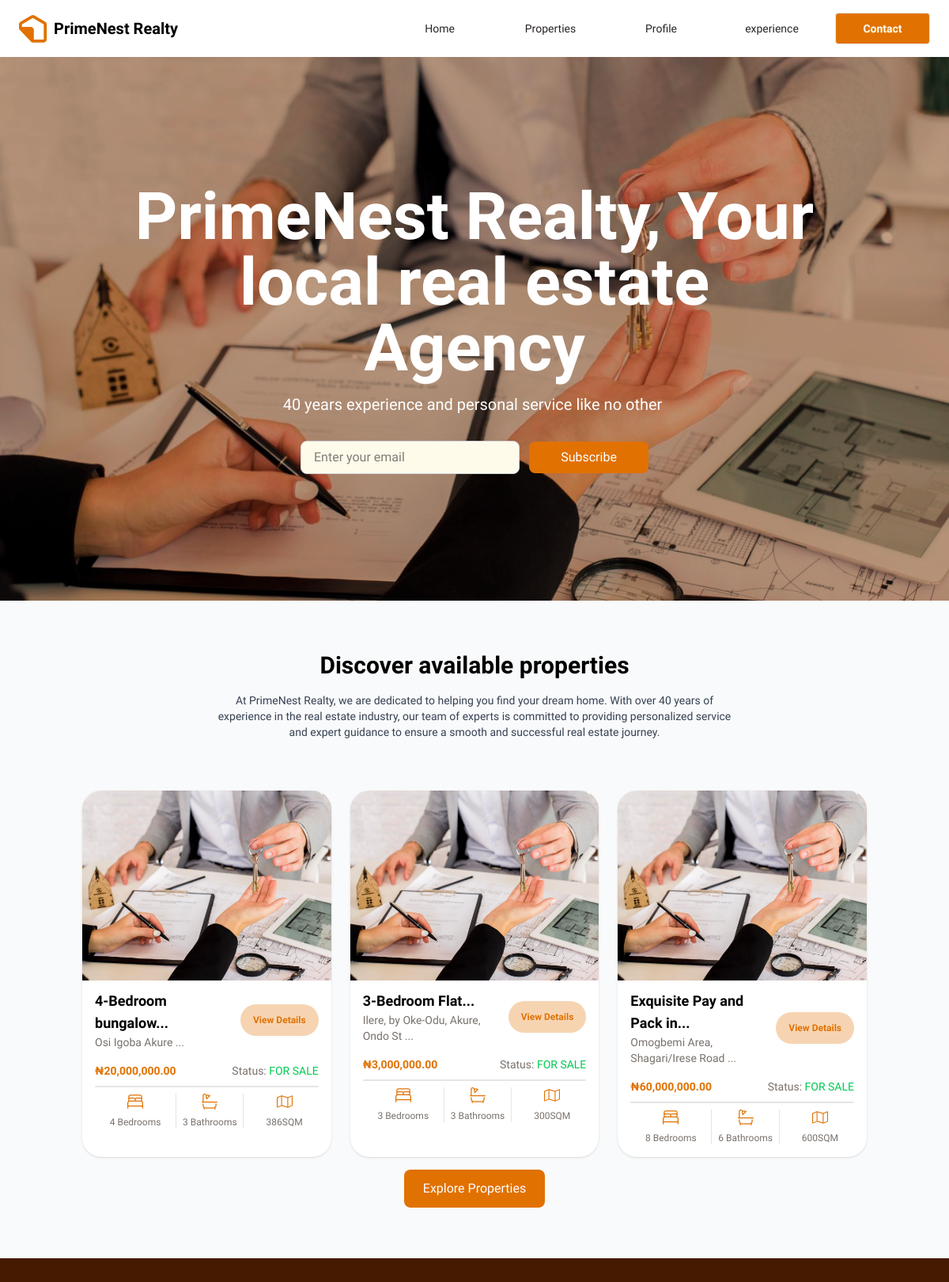
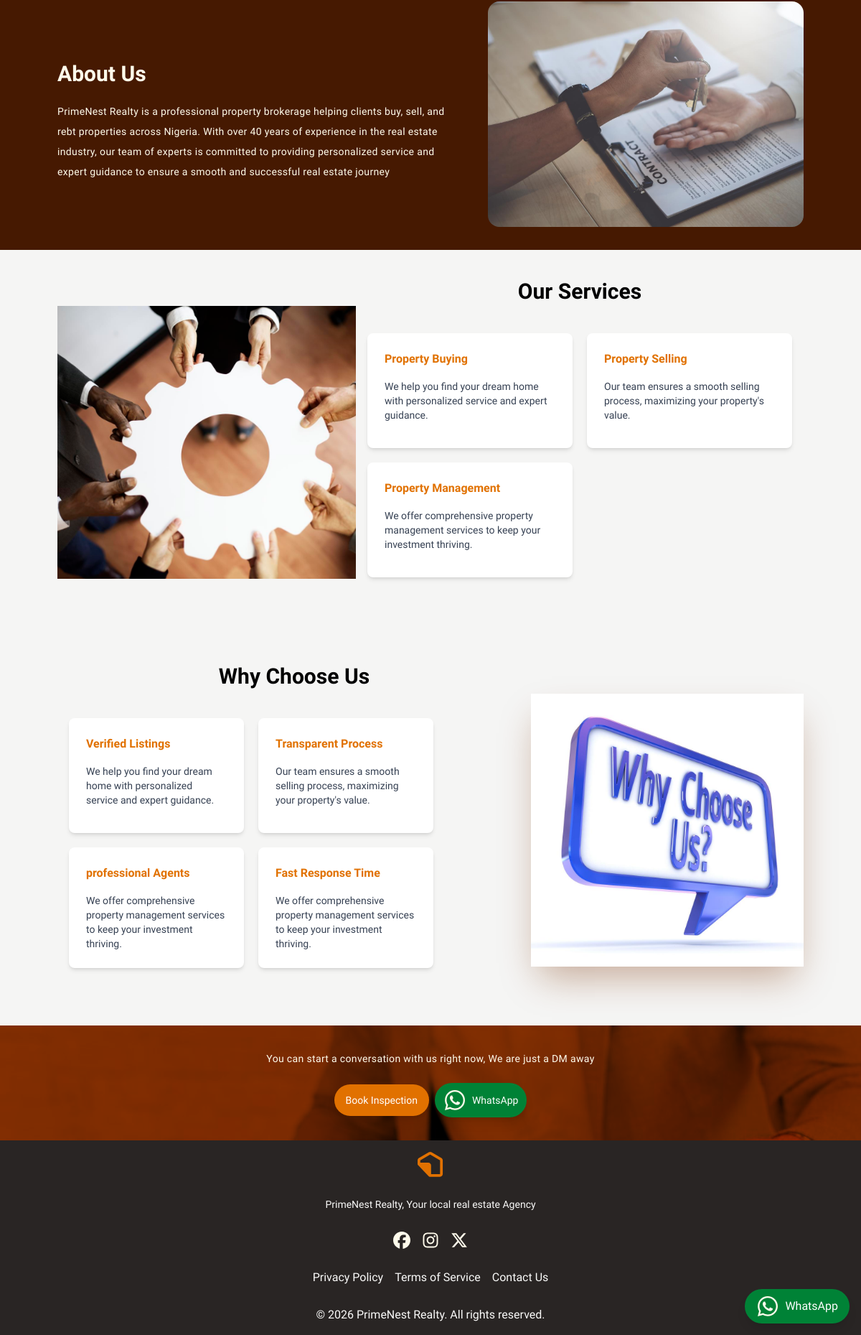
The page / on the database its author committed (2 pictures, top to bottom).
### core/models.py (models this page shows, shortened)
class Property(models.Model):
    FOR_SALE = 'FOR SALE'
    TO_LET = 'TO LET'
    SOLD = 'SOLD'
    DEFAULT = ''
    STATUS_CHOICES = (
        (DEFAULT, ''),
        (FOR_SALE, 'For sale'),
        (TO_LET, 'To let'),
        (SOLD, 'Sold'),
    )
    title = models.CharField(max_length=255)
    description = models.TextField()
    location = models.CharField(max_length=255)
    price = models.DecimalField(decimal_places=2, max_digits=12)
    status = models.CharField(choices=STATUS_CHOICES, default=DEFAULT)
    no_of_bedroom = models.SmallIntegerField()
    no_of_bathroom = models.SmallIntegerField()
    property_land_size = models.SmallIntegerField()
    slug = models.SlugField(unique=True, blank=True, null=True)
    created_at = models.DateTimeField(auto_now_add=True)
    updated_at = models.DateTimeField(auto_now=True)
    class Meta:
        verbose_name_plural = 'Properties'

### core/views.py (the view)
# urls.py: 2. Add a URL to urlpatterns:  path('', views.home, name='home')
def home(request):
    all_properties = Property.objects.all()
    properties = {
        'all_houses_count' : all_properties.count(),
        'all_properties' : all_properties[:3]
    }
    return render(request, 'core/home.html', {'properties':properties})

### core/templates/core/home.html (shortened to what this page needs)
{% extends "core/base.html" %}
{% load static %}
{% block content %}
    {% include 'core/navigation.html' %}
    <section class="bg-[url('/static/img/Hero.jpg')] bg-cover bg-center h-[calc(100vh-70px)] flex flex-col justify-center items-center bg-yellow-950/50 bg-blend-overlay p-1 lg:p-40">
        <h1 class="text-5xl lg:text-[83px] font-bold  text-white text-center">PrimeNest Realty, Your local real estate Agency</h1>
        <p class="text-xl text-white text-center mt-4">40 years experience and personal service like no other </p>
        <div class="flex flex-col sm:flex-row justify-center items-center gap-3 mt-8 w-5/6 lg:w-1/2 ">
            <input type="text" placeholder="Enter your email" class="w-full px-4 py-2 rounded-lg border border-gray-300 bg-amber-50 focus:outline-none focus:ring-2 focus:ring-amber-500">
            <button class=" px-6 py-2 bg-amber-600 text-white rounded-lg hover:bg-amber-700 w-3/6">Subscribe</button>
        </div>
    </section>
    <section class="">
        <div class="container mx-auto px-4 py-16 flex flex-col justify-center items-center gap-4">
            <h2 class="text-3xl font-bold text-center">Discover available properties</h2>
            <p class="text-sm text-gray-700 text-center mb-12 lg:w-2/3">At PrimeNest Realty, we are dedicated to helping you find your dream home. With over 40 years of experience in the real estate industry, our team of experts is committed to providing personalized service and expert guidance to ensure a smooth and successful real estate journey.</p>
                <div class="grid grid-cols-1 md:grid-cols-2 lg:grid-cols-3 gap-6 ">
                    {% include 'core/card_home.html' %}
            </div>
            <div class="flex justify-center">
                <a href="{% url 'properties_page' %}" class="px-6 py-3 bg-amber-600 text-white rounded-lg hover:bg-amber-700">Explore Properties</a>
            </div>
        </div>
    </section>
<section class='w-full bg-amber-950  flex flex-col lg:flex-row items-center justify-center  lg:justify-start p-8 lg:px-20 lg:gap-10 text-amber-50'>
        <div class='lg:w-2/3  max-lg:text-center '><h3 class='text-2xl lg:text-3xl lg:font-semibold w-full lg:w-4/7 max-lg:text-center my-5  '>About Us</h3>
            <p class='text-sm tracking-wide leading-7'>PrimeNest Realty is a professional property brokerage helping clients buy, sell, and rebt properties across Nigeria.
                With over 40 years of experience in the real estate industry, our team of experts is committed to providing personalized service and expert guidance to ensure a smooth and successful real estate journey
            </p></div>
            <img src="{% static 'img/serv.jpg' %}" class='w-110 rounded-2xl bg-cover ' alt="">
    </section>
    <section class="px-5 py-10  lg:px-20 bg-stone-100 flex flex-col lg:flex-row items-center justify-between"  >
        <img src="{% static 'img/service.jpg' %}" alt="Services Image" class="  lg:w-2/5 h-95 object-cover">
        <div class="container  px-4">
            <h2 class="text-3xl font-bold text-center max-lg:mt-8 ">Our Services</h2>
            <div class="grid grid-cols-1 md:grid-cols-2  sm:px-30 lg:px-0 py-10 gap-5">
                <div class="bg-white p-6 rounded-lg w-full min-h-40 shadow-md">
                    <h3 class=" font-semibold mb-4 text-amber-600">Property Buying</h3>
                    <p class='text-sm text-gray-700'>We help you find your dream home with personalized service and expert guidance.</p>
                </div>
                <div class="bg-white p-6 rounded-lg w-full min-h-40 shadow-md">
                    <h3 class=" font-semibold mb-4 text-amber-600">Property Selling</h3>
                    <p class='text-sm text-gray-700'>Our team ensures a smooth selling process, maximizing your property's value.</p>
                </div>
                <div class="bg-white p-6 rounded-lg w-full min-h-40 shadow-md ">
                    <h3 class=" font-semibold mb-4 text-amber-600">Property Management</h3>
                    <p class='text-sm text-gray-700'>We offer comprehensive property management services to keep your investment thriving.</p>
                </div>
            </div>
        </div>
    </section>
    <section class="px-5 py-10  lg:px-20 bg-stone-100 flex flex-col lg:flex-row items-center justify-between"  >
        <div class="container  px-4">
            <h2 class="text-3xl font-bold text-center max-lg:mt-8 ">Why Choose Us</h2>
            <div class="grid grid-cols-1 md:grid-cols-2 sm:px-30 lg:px-0 lg:pr-30 py-10 gap-5">
                <div class="bg-white p-6 rounded-lg w-full min-h-40 shadow-md">
                    <h3 class=" font-semibold mb-4 text-amber-600">Verified Listings</h3>
                    <p class='text-sm text-gray-700'>We help you find your dream home with personalized service and expert guidance.</p>
                </div>
                <div class="bg-white p-6 rounded-lg w-full min-h-40 shadow-md">
                    <h3 class=" font-semibold mb-4 text-amber-600">Transparent Process</h3>
                    <p class='text-sm text-gray-700'>Our team ensures a smooth selling process, maximizing your property's value.</p>
                </div>
                <div class="bg-white p-6 rounded-lg w-full min-h-40 shadow-md ">
                    <h3 class=" font-semibold mb-4 text-amber-600">professional Agents</h3>
                    <p class='text-sm text-gray-700'>We offer comprehensive property management services to keep your investment thriving.</p>
                </div>
                <div class="bg-white p-6 rounded-lg w-full min-h-40 shadow-md ">
                    <h3 class=" font-semibold mb-4 text-amber-600">Fast Response Time</h3>
                    <p class='text-sm text-gray-700'>We offer comprehensive property management services to keep your investment thriving.</p>
                </div>
            </div>
        </div>
        <img src="{% static 'img/why-choose.jpg' %}" alt="Services Image" class=" sm:w-2/5  lg:w-2/5 h-95 object-cover shadow-2xl shadow-amber-900/40">
    </section>
    <section class="w-full bg-amber-950 bg-[url('/static/img/Hero.jpg')] bg-blend-overlay object-cover  flex flex-col lg:flex-row items-center justify-center   p-8 lg:px-20 lg:gap-10 text-amber-50">
        <div class='  max-lg:text-center '>
            <p class='text-sm tracking-wide leading-7 text-center'>
                You can start a conversation with us right now, We are just a DM away
            </p>
            <div class='flex items-center justify-center gap-2 mt-5 text-sm' >
                <button class=" bg-amber-600 w-fit flex items-center  gap-2 px-4 text-white p-3 rounded-full shadow-lg hover:bg-amber-700 transition-colors duration-300" id="back-to-top-btn">
        Book Inspection
    </button>
    <button class="whatsapp bg-green-700 w-fit flex items-center  gap-2 px-3 text-white p-2 rounded-full shadow-lg hover:bg-amber-700 transition-colors duration-300" id="back-to-top-btn">
        WhatsApp
    </button>
            </div>
        </div>
    </section>
    {% include 'core/footer.html' %}
{% endblock content %}

### core/templates/core/card_home.html (shortened to what this page needs)
{% load static %}
{% load humanize %}
{% for property in properties.all_properties %}
<div class="card card-actions card-body bg-white shadow-sm p-0 rounded-3xl">
                        <img src="{% static 'img/Hero.jpg' %}" alt="Luxury Home" class="w-full h-60 object-cover rounded-t-3xl mb-1">
                        <div class="p-4 pt-0  w-full">
                            <div class=" flex  justify-between items-center">
                                <span >
                                <h3 class="text-lg font-semibold mb-0">{{property.title | slice:':25'}}...</h3>
                        <p class="text-sm text-stone-500">{{property.location| slice:':33'}} ...</p>
                    </span>
                        <a href='{% url "properties_detail" property.slug %}' class="text-[12px] font-semibold rounded-4xl btn border-0 bg-amber-600/30 text-amber-600">View Details</a>
                            </div>
                            <div class="flex justify-between items-center mt-4">
                            <span class=" text-[14px] font-semibold  text-amber-600">
                                &#8358;{{property.price |intcomma }}</span>
                            <span class=" text-stone-500">Status: <span class="text-green-500">{{property.status}}</span></span>
                            </div>
                            <div class="h-0.5 w-full bg-stone-200 rounded-full mt-2"></div>
                            <div class=" flex justify-center mt-2 ">
                                <span class="ml-2 flex flex-col items-center gap-2 w-1/3">
                                <span class="text-xs text-stone-500">{{property.no_of_bedroom}} Bedrooms</span>
                            </span>
                                <span class="ml-2 flex flex-col gap-2 w-1/3 items-center border-x border-stone-200 px-">
                                    <span class="text-xs text-stone-500">{{property.no_of_bathroom}} Bathrooms</span>
                                </span>
                                <span class="ml-2 flex flex-col items-center gap-2 w-1/3">
                                    <span class="text-xs text-stone-500">{{property.property_land_size}}SQM</span>
                                </span>
                            </div>
                        </div>
                    </div>
{% endfor %}

### rows shown on the page
Property: title "4-Bedroom bungalow", location "Osi Igoba Akure", price "20,000,000.00", status "FOR SALE", no_of_bedroom "4", no_of_bathroom "3", property_land_size "386"
Property: title "3-Bedroom Flat", location "Ilere, by Oke-Odu, Akure, Ondo St", price "3,000,000.00", status "FOR SALE", no_of_bedroom "3", no_of_bathroom "3", property_land_size "300"
Property: title "Exquisite Pay and Pack in", location "Omogbemi Area, Shagari/Irese Road", price "60,000,000.00", status "FOR SALE", no_of_bedroom "8", no_of_bathroom "6", property_land_size "600"
